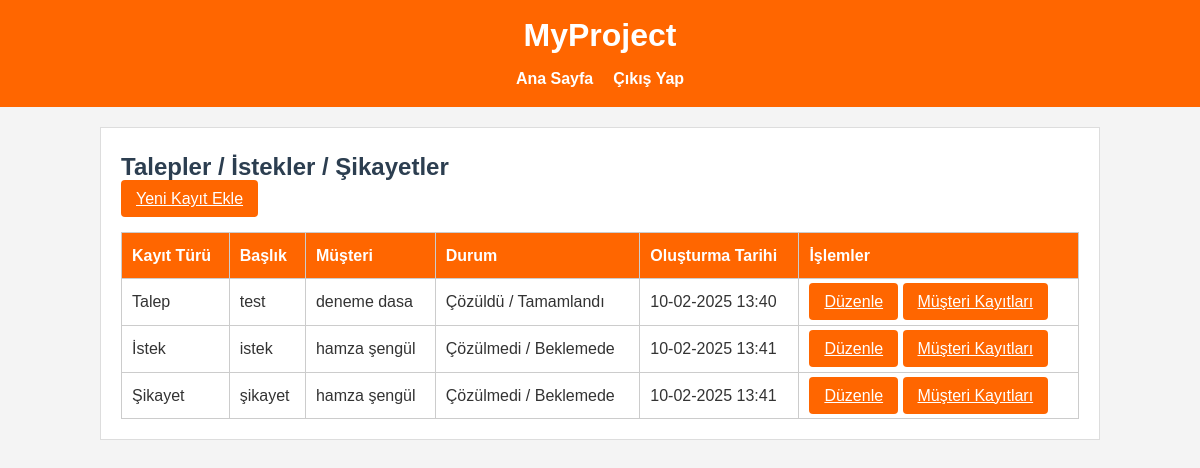
/requests/ (signed in), run on the app's committed database.
### core/models.py (models this page shows, shortened)
class CustomerRequest(models.Model):
    REQUEST_TYPE_CHOICES = (
        ('talep', 'Talep'),
        ('istek', 'İstek'),
        ('sikayet', 'Şikayet'),
    )
    REQUEST_STATUS_CHOICES = (
        ('pending', 'Çözülmedi / Beklemede'),
        ('in_progress', 'İşlemde'),
        ('resolved', 'Çözüldü / Tamamlandı'),
    )
    customer = models.ForeignKey('Customer', on_delete=models.CASCADE, related_name='requests')
    representative = models.ForeignKey(User, on_delete=models.SET_NULL, null=True, blank=True)
    request_type = models.CharField(max_length=20, choices=REQUEST_TYPE_CHOICES)
    title = models.CharField(max_length=200)
    description = models.TextField()
    status = models.CharField(
        max_length=20, choices=REQUEST_STATUS_CHOICES,
        default='pending', verbose_name='Durum'
    )
    solution = models.TextField(blank=True, null=True, verbose_name='Çözüm Notu')
    resolved_at = models.DateTimeField(blank=True, null=True, verbose_name='Çözülme Tarihi')
    created_at = models.DateTimeField(auto_now_add=True)
    updated_at = models.DateTimeField(auto_now=True)

class Customer(models.Model):
    representative = models.ForeignKey(User, on_delete=models.CASCADE, related_name='customers', verbose_name="Temsilci")
    first_name = models.CharField(max_length=30, verbose_name="Ad")
    last_name = models.CharField(max_length=30, verbose_name="Soyad")
    identifier = models.CharField(max_length=50, verbose_name="TC / Vergi No")
    tax_address = models.CharField(max_length=50, blank=True, null=True, verbose_name="Vergi Adresi")
    address = models.TextField(verbose_name="Adres")
    subscription_type = models.ForeignKey(SubscriptionType, on_delete=models.SET_NULL, null=True, blank=True, verbose_name="Abonelik Türü")
    subscription_duration = models.ForeignKey(SubscriptionDuration, on_delete=models.SET_NULL, null=True, blank=True, verbose_name="Abonelik Süresi")
    subscription_start_date = models.DateField(null=True, blank=True, verbose_name="Aboneliğin Başlama Tarihi")
    payment_method = models.ForeignKey(PaymentMethod, on_delete=models.SET_NULL, null=True, blank=True, verbose_name="Ödeme Tipi")
    payment_amount = models.DecimalField(max_digits=10, decimal_places=2, null=True, blank=True, verbose_name="Ödeme Miktarı")
    detail = models.TextField(blank=True, null=True, verbose_name="Detay Açıklama")
    created_at = models.DateTimeField(auto_now_add=True, verbose_name="Oluşturulma Tarihi")
    class Meta:
        verbose_name = "Müşteri"
        verbose_name_plural = "Müşteriler"
        ordering = ['-created_at']

### core/views.py (the view)
# urls.py: path('requests/', views.list_requests, name='list_requests'),
@login_required
def list_requests(request):
    if not (hasattr(request.user, 'representative_profile') and int(request.user.representative_profile.category) >= 2):
        return redirect('representative_dashboard')
    rep_category = int(request.user.representative_profile.category)
    requests_qs = CustomerRequest.objects.filter(
        Q(representative=request.user) |
        Q(representative__representative_profile__category__lt=rep_category)
    ).select_related('customer', 'representative')
    return render(request, 'core/list_requests.html', {'requests': requests_qs})

### core/templates/core/list_requests.html (shortened to what this page needs)
{% extends 'core/base.html' %}
{% block content %}
<h2>Talepler / İstekler / Şikayetler</h2>
<a href="{% url 'create_request' %}" class="btn">Yeni Kayıt Ekle</a>
<table>
  <thead>
    <tr>
      <th>Kayıt Türü</th>
      <th>Başlık</th>
      <th>Müşteri</th>
      <th>Durum</th>
      <th>Oluşturma Tarihi</th>
      <th>İşlemler</th>
    </tr>
  </thead>
  <tbody>
    {% for r in requests %}
    <tr>
      <td>{{ r.get_request_type_display }}</td>
      <td>{{ r.title }}</td>
      <td>{{ r.customer.first_name }} {{ r.customer.last_name }}</td>
      <td>{{ r.get_status_display }}</td>
      <td>{{ r.created_at|date:"d-m-Y H:i" }}</td>
      <td>
        <a href="{% url 'update_request' r.id %}" class="btn">Düzenle</a>
        <a href="{% url 'list_requests_by_customer' r.customer.id %}" class="btn">Müşteri Kayıtları</a>
      </td>
    </tr>
    {% empty %}
    <tr>
      <td colspan="6">Kayıt bulunamadı.</td>
    </tr>
    {% endfor %}
  </tbody>
</table>
{% endblock %}

### core/static/core/css/style.css (style rules this page uses)
* { margin: 0; padding: 0; box-sizing: border-box; }
body { font-family: Arial, sans-serif; line-height: 1.6; background-color: #f4f4f4; color: #333; padding: 20px; }
button, .btn { background-color: #ff6600; color: #fff; border: none; padding: 10px 15px; cursor: pointer; border-radius: 4px; font-size: 1em; transition: background-color 0.3s ease; }
table { width: 100%; border-collapse: collapse; margin-top: 20px; }
table th, table td { padding: 10px; border: 1px solid #ccc; text-align: left; }
table th { background-color: #ff6600; color: #fff; }

### core/templates/core/base.html (style rules this page uses)
body { font-family: 'Arial', sans-serif; margin: 0; padding: 0; background-color: #f4f4f4; color: #333; }
h2 { color: #2c3e50; }

### data on the page
CustomerRequest: request_type "Talep", title "test", customer.first_name "deneme", customer.last_name "dasa", status "Çözüldü / Tamamlandı", created_at "10-02-2025 13:40"
CustomerRequest: request_type "İstek", title "istek", customer.first_name "hamza", customer.last_name "şengül", status "Çözülmedi / Beklemede", created_at "10-02-2025 13:41"
CustomerRequest: request_type "Şikayet", title "şikayet", customer.first_name "hamza", customer.last_name "şengül", status "Çözülmedi / Beklemede", created_at "10-02-2025 13:41"
